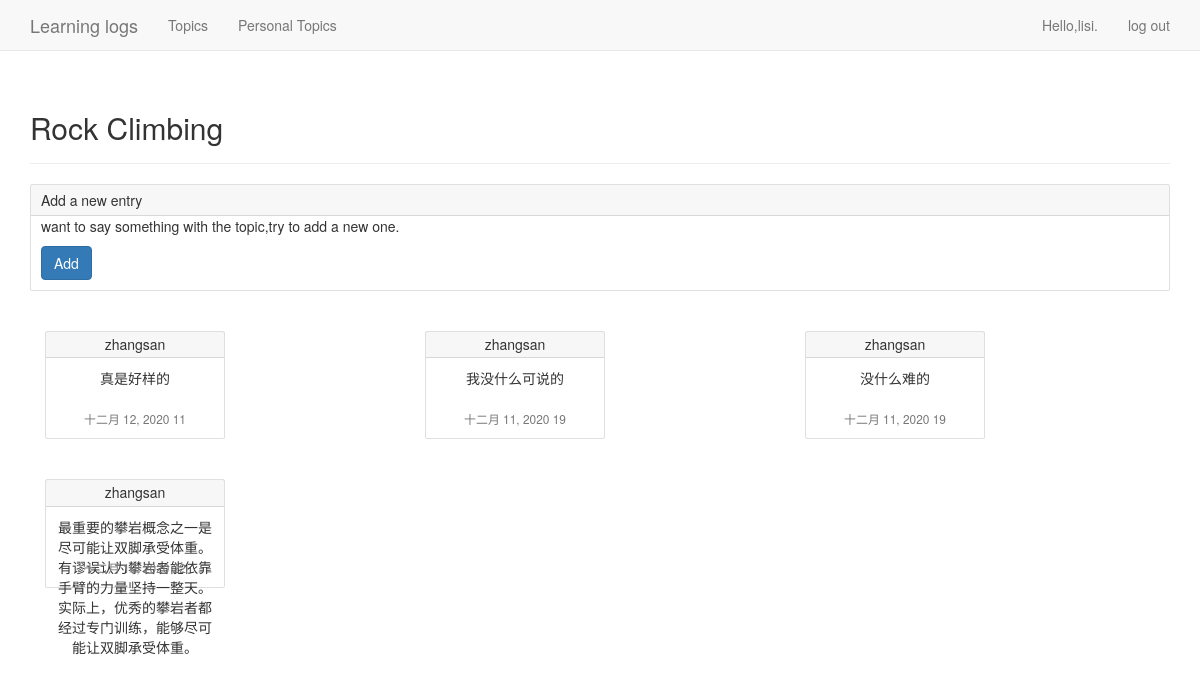
Page /topics/2/ (signed in) on the committed database.
### learning_logs/models.py (models this page shows, shortened)
class Topic(models.Model):
    text = models.CharField(max_length=200)
    brief = models.CharField(max_length=100)
    date_added = models.DateTimeField(auto_now_add=True)
    owner = models.ForeignKey(User, on_delete=models.CASCADE)
    public = models.BooleanField()
    def __str__(self):
        return self.text

class Entry(models.Model):
    topic = models.ForeignKey(Topic, on_delete=models.CASCADE)
    text = models.TextField()
    date_added = models.DateTimeField(auto_now_add=True)
    owner = models.ForeignKey(User,on_delete=models.CASCADE)
    class Mete:
        verbose_name_plural = 'entries'

### learning_logs/views.py (the view)
# urls.py: path('topics/<int:id>/', views.topic, name='topic'),
@login_required
def topic(request, id):
    topic = Topic.objects.get(id=id)
    check_topic_public(request,topic)
    entries = topic.entry_set.order_by('-date_added')
    context = {'topic': topic, 'entries': entries}
    return render(request, 'learning_logs/topic.html', context)

### learning_logs/check.py (called while the page is built)
def check_topic_public(request,topic):
    if not topic.public and request.user!=topic.owner:
        raise Http404

### templates/learning_logs/topic.html (shortened to what this page needs)
<!DOCTYPE html>
<html lang="en">
<head>
</head>
<body>
    {% extends 'learning_logs/base.html' %}
    {% block header %}
        <h2>{{ topic }}</h2>
    {% endblock header %}
    {% block content %}
        <div class="card">
          <div class="card-header">
            Add a new entry
          </div>
          <div class="card-body">
            <p class="card-text">want to say something with the topic,try to add a new one.</p>
             <a href="{% url 'learning_logs:new_entry' topic.id %}" class="btn btn-primary">Add</a>
          </div>
        </div>
        {% for entry in entries %}
               <div class="col-sm-4">
                <div class="card" style="width: 18rem;"  >
                    <h5 class="card-header">{{ entry.owner }}
                    </h5>
                  <div class="card-body">
                    <p class="little-card-text">{{ entry.text }}</p>
                     <div class="card-footer">
                      <small class="text-muted">{{ entry.date_added|date:'M d, Y H' }}</small>
                    </div>
                  </div>
                </div>
               </div>
        {% empty %}
                There are no entries for this topic.
        {% endfor %}
    {% endblock content %}

### templates/learning_logs/base.html (shortened to what this page needs)
{% load bootstrap3 %}
<!DOCTYPE html>
<html lang="en">
<head>
    {% bootstrap_css %}
</head>
<body>
    <nav class="navbar navbar-default navbar-static-top">
        <div class="container">
            <div class="navbar-header">
                <a class="navbar-brand" href="{%  url 'learning_logs:index' %}">
                    Learning logs
                </a>
            </div>
            <div id="navbar" class="navbar-collapse collapse">
                <ul class="nav navbar-nav">
                    <li><a href="{% url 'learning_logs:topics' %}">Topics</a> </li>
                    <li><a href="{% url 'learning_logs:personal_topic' %}">Personal Topics</a></li>
                </ul>
                <ul class="nav navbar-nav navbar-right">
                    {% if user.is_authenticated %}
                        <li><a>Hello,{{ user.username }}.</a></li>
                        <li><a href="{% url 'users:logout' %}">log out</a></li>
                    {% else %}
                        <li><a href="{% url 'users:register' %}">register</a></li>
                        <li><a href="{% url 'users:login' %}">log in</a></li>
                    {% endif %}
                </ul>
            </div>
        </div>
    </nav>
    <div class="container">
        <div class="page-header">
            {% block header %}{% endblock header %}
        </div>
        <div>
            {% block content %}{% endblock content %}
        </div>
    </div>
</body>
</html>

### templates/learning_logs/topic.html (style rules this page uses)
.card { position: relative; display: flex; flex-direction: column; min-width: 0; word-wrap: break-word; background-color: #fff; background-clip: border-box; border: 1px solid rgba(0,0,0,.125); border-radius: .25rem; margin-bottom: 4rem; }
.card-body { flex: 1 1 auto; padding: 0 1rem 1rem 1rem; }
.card-header { padding: .5rem 1rem; margin-top: 0; background-color: rgba(0,0,0,.03); border-bottom: 1px solid rgba(0,0,0,.125); }
.little-card-text { height: 3rem; }
.col-sm-4 { text-align: center; }

### rows in the picture
Topic: text "Rock Climbing"
Entry: owner "zhangsan", text "真是好样的", date_added "十二月 12, 2020 11"
Entry: owner "zhangsan", text "我没什么可说的", date_added "十二月 11, 2020 19"
Entry: owner "zhangsan", text "没什么难的", date_added "十二月 11, 2020 19"
Entry: owner "zhangsan", text "最重要的攀岩概念之一是尽可能让双脚承受体重。有谬误认为攀岩者能依靠手臂的力量坚持一整天。实际上，优秀的攀岩者都经过专门训练，能够尽可能让双脚承受体重。", date_added "十二月 10, 2020 22"

### other values in the picture
{{ user.username }} "lisi"
